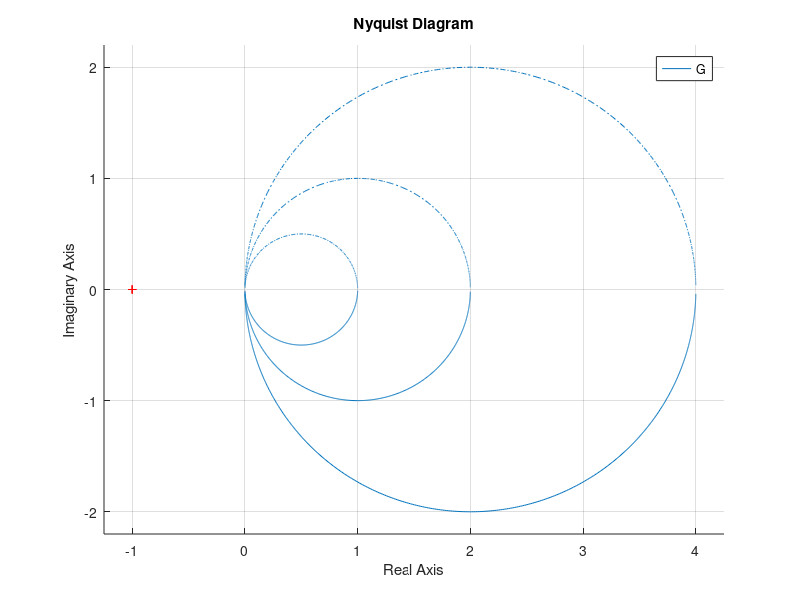

Recreate this plot in MATLAB. (Note: this script raises an error after producing the figure.)
clc; clear; close all;

% 定义参数 K 和 T
K = 1;
T = 1;

% 定义传递函数
G1 = tf(K, [T 1]);  % 一阶惯性环节 G(s) = K / (Ts + 1)
G2 = tf(K, [T -1]); % 非最小相位惯性环节 G(s) = K / (Ts - 1)

% 绘制 Nyquist 图
% figure;
% nyquist(G1);
% hold on;
% nyquist(G2);
% axis([-2 2 -1 1]);
% legend('G(s) = K / (Ts + 1)', 'G(s) = K / (Ts - 1)');
% title('惯性环节 Nyquist 图');
% grid on;
% saveas(gcf, 'figures_freq/nyquist_inertial.png');

% 绘制 Bode 图
% figure;
% bode(G1);
% hold on;
% bode(G2);
% legend('G(s) = K / (Ts + 1)', 'G(s) = K / (Ts - 1)');
% title('惯性环节 Bode 图');
% grid on;
% saveas(gcf, 'figures_freq/bode_inertial.png');

% 固定 K，分别在同一幅图绘制不同 T 时一阶惯性环节 G(s) = K/(Ts+1) 的 Nyquist 图和 Bode 图
% K = 1;
% T = [1, 10, 100];
% figure; hold on;
% for i = 1: length(T)
%     G = tf(K, [T(i) 1]);
%     nyquist(G);
%     hold on;
% end
% legend('T = ' + string(T(1)), 'T = ' + string(T(2)), 'T = ' + string(T(3)));
% grid on;
% axis([-2 2 -1 1]);
% title('不同 T 时一阶惯性环节 Nyquist 图');
% saveas(gcf, 'figures_freq/nyquist_inertial_diff_T.png');

% figure; hold on;
% for i = 1: length(T)
%     G = tf(K, [T(i) 1]);
%     bode(G);
%     hold on;
% end
% legend('T = ' + string(T(1)), 'T = ' + string(T(2)), 'T = ' + string(T(3)));
% grid on;
% title('不同 T 时一阶惯性环节 Bode 图');
% saveas(gcf, 'figures_freq/bode_inertial_diff_T.png');

% 固定 T，分别在同一幅图绘制不同K时一阶惯性环节 G(s)=K/(Ts+1) 的 Nyquist 图和 Bode 图
K = [1, 2, 4];
T = 1;
figure; hold on;
for i = 1: length(K)
    G = tf(K(i), [T 1]);
    nyquist(G);
    hold on;
end
legend('K = ' + string(K(1)), 'K = ' + string(K(2)), 'K = ' + string(K(3)));
grid on;
title('不同 K 时一阶惯性环节 Nyquist 图');
saveas(gcf, 'figures_freq/nyquist_inertial_diff_K.png');

figure; hold on;
for i = 1: length(K)
    G = tf(K(i), [T 1]);
    bode(G);
    hold on;
end
legend('K = ' + string(K(1)), 'K = ' + string(K(2)), 'K = ' + string(K(3)));
grid on;
title('不同 K 时一阶惯性环节 Bode 图');
saveas(gcf, 'figures_freq/bode_inertial_diff_K.png');

